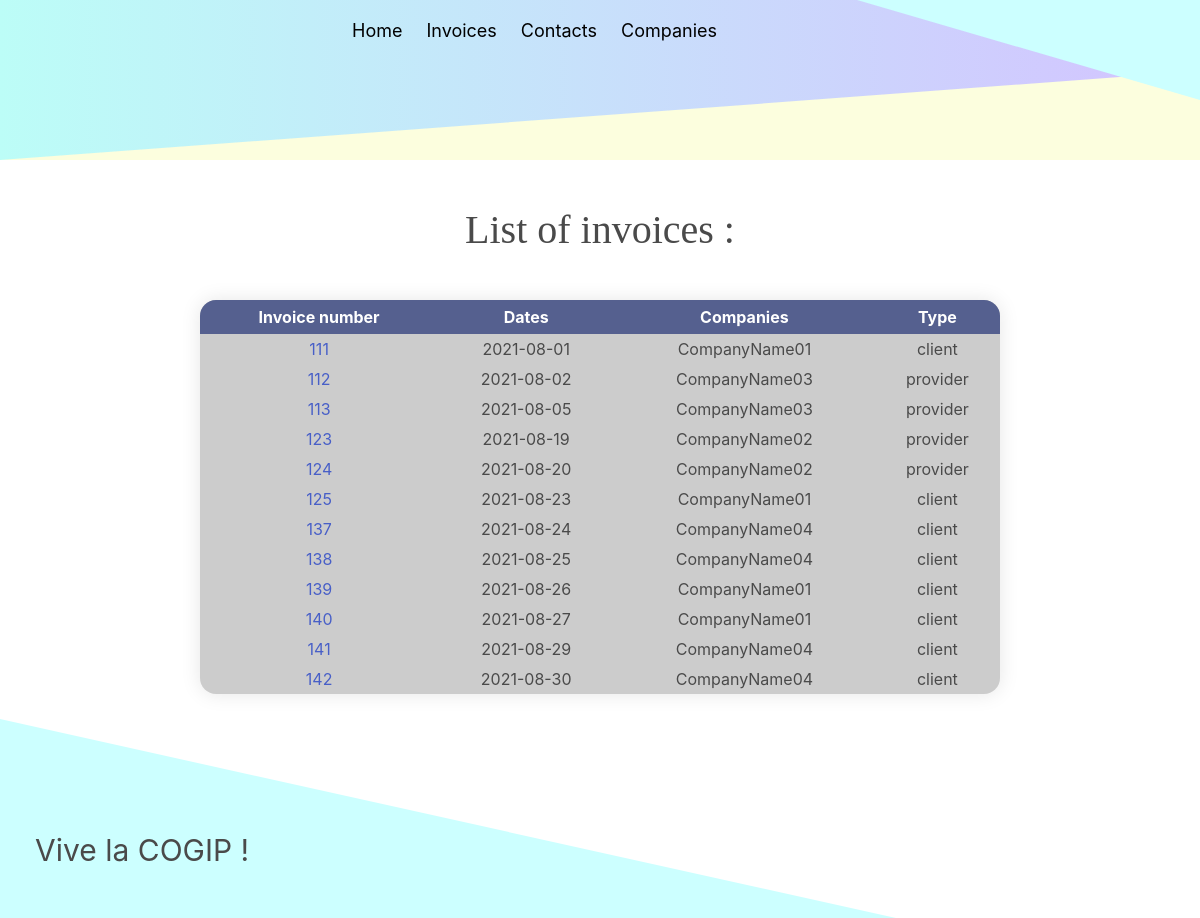
Screenshot of /invoice with the database file from the repository.
### tables this page shows
CREATE TABLE `invoice` (
  `id` int(11) NOT NULL,
  `number` varchar(13) NOT NULL,
  `date` date NOT NULL,
  `people_id` int(11) NOT NULL,
  `company_id` int(11) NOT NULL
);

CREATE TABLE `company` (
  `id` int(11) NOT NULL,
  `name` varchar(50) NOT NULL,
  `country` varchar(50) NOT NULL,
  `VAT_number` varchar(12) NOT NULL,
  `type_id` int(11) NOT NULL
);

CREATE TABLE `type` (
  `id` int(11) NOT NULL,
  `name` varchar(8) NOT NULL
);

### src/Controller/InvoicesListController.php (called while the page is built, shortened)
<?php
$invoices = new InvoiceList();
$invoices->setAllList();
$invoices = $invoices->getAllList()->fetchAll();
require __DIR__.'/../view/Lists/invoices_list.php';

### public/index.php (called while the page is built, shortened)
<?php
require_once("router.php");
get('/invoice', "../src/Controller/InvoicesListController.php");

### src/Model/InvoiceList.php (called while the page is built, shortened)
<?php
class InvoiceList{
    public function __construct()
    {
        global $db;
        $this->db = $db;
    }
    public function setAllList()
    {
        $query = $this->db->prepare("SELECT i.id as invoice_id, number, date, c.name as name, t.name as type FROM invoice as i INNER JOIN company as c ON i.company_id = c.id INNER JOIN type as t ON c.type_id = t.id ORDER BY date ASC");
        $query->execute();
        $this->query = $query;
    }
    public function getAllList()
    {
        return $this->query;
    }
}

### src/View/Lists/invoices_list.php (the view)
<?php require __DIR__.'/../surround/header.php'; ?>
<div class='block'>
    <div  class='tables'>
    <label for="invoiceList" class='Hhome'>List of invoices :</label>
        <table id='invoiceList'>
        <thead>
            <tr>
                <th>Invoice number</th>
                <th>Dates</th>
                <th>Companies</th>
                <th>Type</th>
            </tr>
        </thead>
        <tbody>
            <?php foreach ($invoices as $invoice) {
            ?>
            <tr>
                <td><a href="/invoice_details/id/<?php echo $invoice['invoice_id']?>"><?php echo $invoice["number"] ?></a></td>
                <td><?php echo $invoice["date"] ?></td>
                <td><?php echo $invoice["name"] ?></td>
                <td><?php echo $invoice["type"] ?></td>
            </tr>
            <?php
                }
                ?>
        </tbody>
        </table>
    </div>
</div>
<?php require __DIR__.'./../surround/footer.php' ?>

### public/router.php (shortened to what this page needs)
<?php
function get($route, $path_to_include){
    if( $_SERVER['REQUEST_METHOD'] == 'GET' ){ route($route, $path_to_include); }
}
function route($route, $path_to_include){
    $ROOT = __DIR__;
    $request_url = filter_var($_SERVER['REQUEST_URI'], FILTER_SANITIZE_URL);
    $request_url = rtrim($request_url, '/');
    $request_url = strtok($request_url, '?');
    $route_parts = explode('/', $route);
    $request_url_parts = explode('/', $request_url);
    array_shift($route_parts);
    array_shift($request_url_parts);
    $parameters = [];
    for( $__i__ = 0; $__i__ < count($route_parts); $__i__++ ){
        $route_part = $route_parts[$__i__];
        if( preg_match("/^[$]/", $route_part) ){
            $route_part = ltrim($route_part, '$');
            array_push($parameters, $request_url_parts[$__i__]);
            $$route_part=$request_url_parts[$__i__];
        }
        else if( $route_parts[$__i__] != $request_url_parts[$__i__] ){
            return;
        }
    }
    include_once("$ROOT/$path_to_include");
    exit();
}

### src/View/surround/header.php (shortened to what this page needs)
<!DOCTYPE html>
<html lang='en'>
<head>
    <link rel='stylesheet' type='text/css' href='<?php dirname(__FILE__)?>../../../../assets/css/main.css'>
    <link rel='stylesheet' href='https://cdn.jsdelivr.net/npm/bulma@0.9.3/css/bulma.min.css'>
</head>
<body>
<header>
    <?php if(!isset($_SESSION['username']) && !isset($_SESSION['grade']) || $_SESSION['grade'] == '' ){echo"
    <nav class='navbar' role='navigation' aria-label='main navigation' id='admin'>
    <svg viewbox='0 0 100 100' preserveAspectRatio='none' class='svg1'>
    <!--<defs>
    <clipPath id='clip'>-->
        <polygon fill='#FCFEDE' points='0,100 135,0 100,100'></polygon>
    <!--</clipPath>
    </defs>-->
    </svg>
    <svg viewbox='0 0 100 100' preserveAspectRatio='none' class='svg2'>
        <polygon fill='#CCFFFF' points='60,0 100,0 100,70'></polygon>
    </svg>
        <div class='navbar-brand'>
            <a role='button' class='navbar-burger' aria-label='menu' aria-expanded='false' data-target='navbarBasicExample'>
                <span aria-hidden='true'></span>
                <span aria-hidden='true'></span>
                <span aria-hidden='true'></span>
            </a>
        </div>
        <div id='navbarBasicExample' class='navbar-menu'>
            <div class='navbar-start'>
            <img src='https://github.com/Richardtristan/PHP-challenge-2/blob/main/public/assets/img/logo.png?raw=true' alt='logo' id='img'>
                <a class='navbar-item' href='/login'>Home</a>
                <a class='navbar-item' href='/invoice'>Invoices</a>
                <a class='navbar-item' href='/contact'>Contacts</a>
                <a class='navbar-item' href='/companies'>Companies</a>
            </div>
        </div>
    </nav>
    </header>
" ; } ?>

### src/View/surround/footer.php (shortened to what this page needs)
<footer>
    <div class="ftr">
        <p class='slogan'>Vive la COGIP ! </p>
    </div>
</footer>
</body>
</html>

### public/assets/css/main.css (style rules this page uses)
body, html { height: 100%; }
footer { background-repeat: no-repeat; position: relative; width: 100%; padding-top: 50px; height: 200px; -ms-flex-negative: 0; flex-shrink: 0; margin-left: -10px; }
footer p { font: "Source Serif Pro", serif !important; margin-top: 60px; margin-left: 45px; font-weight: 400; font-size: 30px; }
.navbar { height: 20vh; background-color: #000000; padding: 0px; margin: 0px; color: black; font: "Permanent Marker", cursive; font-weight: 400; font-size: 18px; }
.navbar .navbar-start { margin-left: 100px; margin-top: -100px; font-weight: 400; font-size: 18px; }
.navbar .navbar-start img { margin-top: 50px; margin-left: -120px; width: 30vw; height: 25vh; }
.navbar .navbar-item, .navbar .navbar-link { color: black; }
svg { position: absolute; bottom: 0; width: 100%; height: 10vw; }
.svg2 { height: 200px; }
.tables { display: -webkit-box; display: -ms-flexbox; display: flex; -webkit-box-pack: justify; -ms-flex-pack: justify; justify-content: space-between; -webkit-box-align: center; -ms-flex-align: center; align-items: center; -webkit-box-orient: vertical; -webkit-box-direction: normal; -ms-flex-direction: column; flex-direction: column; -ms-flex-line-pack: justify; align-content: space-between; }
.tables th { color: white; padding: 5px; }
table { width: 800px; border-collapse: collapse; overflow: hidden; -webkit-box-shadow: 0 0 20px rgba(0, 0, 0, 0.1); box-shadow: 0 0 20px rgba(0, 0, 0, 0.1); border-collapse: collapse; border-radius: 1em; overflow: hidden; text-align: center; }
label { padding: 40px; text-align: center; font-family: "Source Serif Pro", serif; font-size: 25px; font-weight: 400; }
tr { padding: 20px; background-color: rgba(0, 0, 0, 0.2); }
thead th { background-color: #55608f; }
tbody td { position: relative; padding: 3px; }
.Hhome { text-align: center; font-family: "Source Serif Pro", serif; font-size: 25px; font-weight: 400; font-size: 40px; }
* { -webkit-box-sizing: border-box !important; box-sizing: border-box !important; }
html { background: url("https://raw.githubusercontent.com/Richardtristan/PHP-challenge-2/Eli/public/assets/img/real-bg.png") no-repeat center center fixed; background-size: cover; height: 100%; overflow: hidden; }
body { display: -webkit-box; display: -ms-flexbox; display: flex; -webkit-box-orient: vertical; -webkit-box-direction: normal; -ms-flex-direction: column; flex-direction: column; height: 100vh; }
.block, .form { -webkit-box-flex: 1; -ms-flex: 1 0 auto; flex: 1 0 auto; }
p, h1, h2 { font-style: "Source Serif Pro", serif; }

### rows the page displays
invoice: number "111", date "2021-08-01", company.name "CompanyName01", type.name "client"
invoice: number "112", date "2021-08-02", company.name "CompanyName03", type.name "provider"
invoice: number "113", date "2021-08-05", company.name "CompanyName03", type.name "provider"
invoice: number "123", date "2021-08-19", company.name "CompanyName02", type.name "provider"
invoice: number "124", date "2021-08-20", company.name "CompanyName02", type.name "provider"
invoice: number "125", date "2021-08-23", company.name "CompanyName01", type.name "client"
invoice: number "137", date "2021-08-24", company.name "CompanyName04", type.name "client"
invoice: number "138", date "2021-08-25", company.name "CompanyName04", type.name "client"
invoice: number "139", date "2021-08-26", company.name "CompanyName01", type.name "client"
invoice: number "140", date "2021-08-27", company.name "CompanyName01", type.name "client"
invoice: number "141", date "2021-08-29", company.name "CompanyName04", type.name "client"
invoice: number "142", date "2021-08-30", company.name "CompanyName04", type.name "client"
